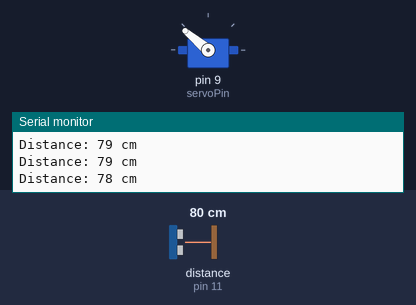
Recording of a sketch running on a simulated Arduino Uno, built with avr-gcc and run on an emulated ATmega328P. Shown: servo, the last lines printed to the serial monitor. Wiring (inferred from the names in the program): ultrasonic range finder: trigger pin 10; echo pin 11. Inputs (shaded band) come from the test bench; at power-on: distance to the obstacle (sensor on pin 11) 80 cm. The echo pulse lasts 58.3 µs per cm.

Above: at 1.0 s.
1.3 s: distance to the obstacle (sensor on pin 11) set to 2 cm
2.9 s: distance to the obstacle (sensor on pin 11) set to 250 cm
At 3.8 s:
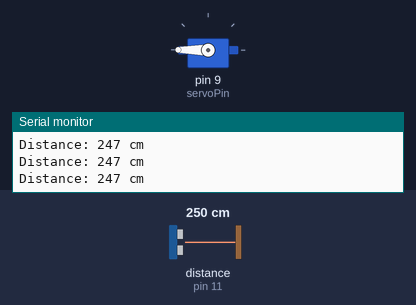
4.5 s: distance to the obstacle (sensor on pin 11) set to 35 cm
At 5.2 s:
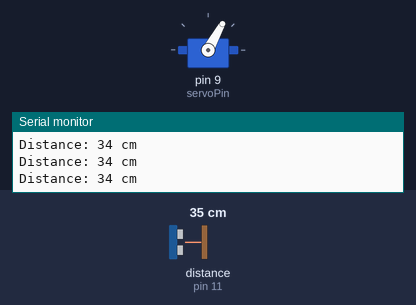
6.1 s: distance to the obstacle (sensor on pin 11) set to 18 cm
At 6.7 s:
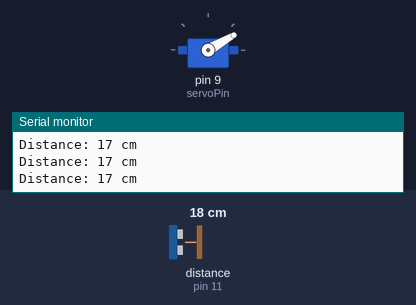
7.6 s: distance to the obstacle (sensor on pin 11) set to 60 cm
At 8.8 s:
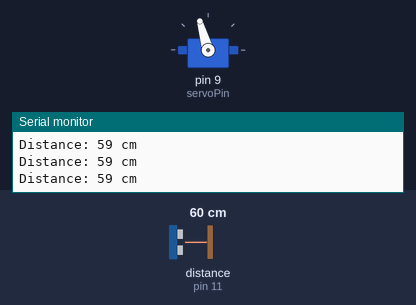
9.1 s: distance to the obstacle (sensor on pin 11) set to 120 cm
At 10.1 s:
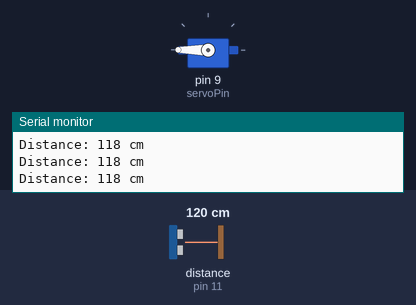
Timing chart, 0 to 11.6 s (numbered marks = the images above; inputs shaded):
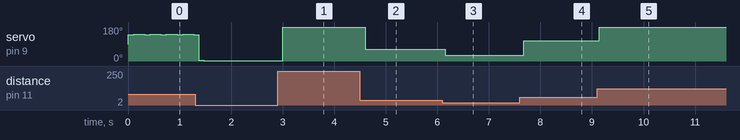

The sketch:

servodistanceindicator.ino
```cpp
#include <Servo.h>
const int servoPin = 9;
const int trigPin = 10;
const int echoPin = 11;
Servo servoMotor;
void setup() {
  servoMotor.attach(servoPin);
  Serial.begin(9600);
  pinMode(trigPin, OUTPUT);
  pinMode(echoPin, INPUT);
}
void loop() {
  digitalWrite(trigPin, LOW);
  delayMicroseconds(2);
  digitalWrite(trigPin, HIGH);
  delayMicroseconds(10);
  digitalWrite(trigPin, LOW);
  long duration = pulseIn(echoPin, HIGH);
  int distance = duration * 0.034 / 2;
  Serial.print("Distance: ");
  Serial.print(distance);
  Serial.println(" cm");
  int servoAngle = map(distance, 0, 100, 0, 180);
  servoMotor.write(servoAngle);
  delay(100);
}
```

Measured:
- after the input at 2.9 s, servo on pin 9 (servoPin): 1° → 180° after 0.10 s
- after the input at 4.5 s, servo on pin 9 (servoPin): 180° → 61° after 0.11 s
- after the input at 6.1 s, servo on pin 9 (servoPin): 61° → 30° after 0.05 s
- after the input at 7.6 s, servo on pin 9 (servoPin): 30° → 106° after 0.08 s
- after the input at 9.1 s, servo on pin 9 (servoPin): 106° → 180° after 0.05 s
